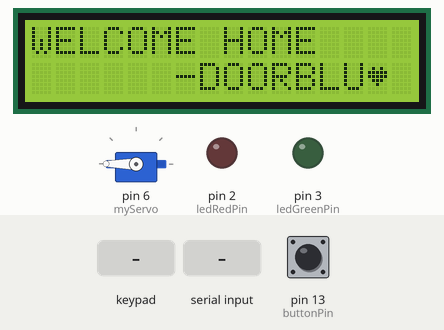
The sketch below on a simulated Arduino Leonardo, built with avr-gcc and run on an emulated ATmega32U4. Shown: 16×2 character LCD, servo, output pins drawn as LEDs (lit = HIGH). The inputs (shaded band) are chosen by the test bench; at power-on: pin 13 (buttonPin) LOW. What the sketch prints to the serial monitor is not drawn.

Above: at 1.9 s.
2.0 s: keypad keys 1 1 1 1 1 pressed 0.4 s apart
At 3.9 s:
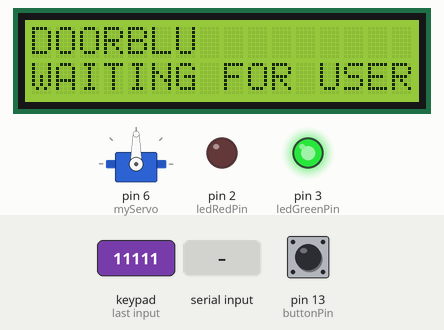
At 6.5 s:
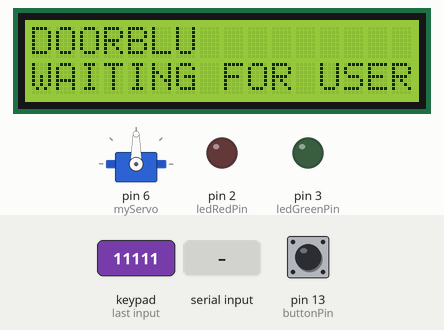
7.0 s: keypad keys 1 1 1 1 1 # pressed 0.4 s apart
At 10.2 s:
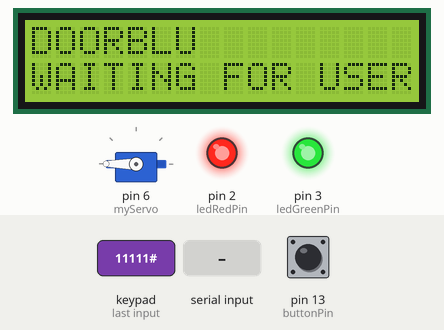
12.4 s: key 'A' pressed
15.0 s: "@" received over Serial
16.5 s: "@" received over the second serial link
18.0 s: pin 13 (buttonPin) pulled HIGH for 3.2 s
At 23.5 s:
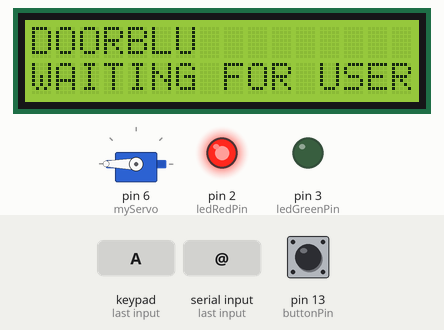
Timing chart, 0 to 23.7 s (numbered marks = the images above; inputs shaded):
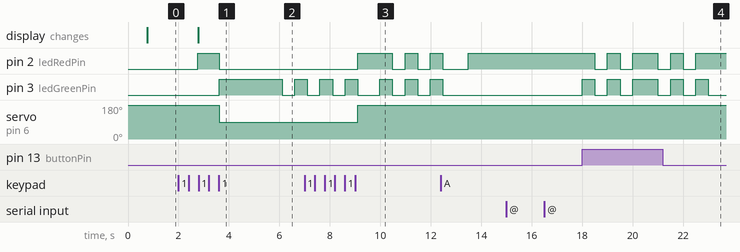

The sketch:

DoorBluMain.ino
```cpp
#include <SoftwareSerial.h>
#include <Servo.h>
#include <Wire.h>
#include <Keypad.h>
#include <LiquidCrystal_I2C.h>

LiquidCrystal_I2C LCD(0x27,4,5);
SoftwareSerial mySerial(5, 4); // RX, TX
Servo myServo;

const int buttonPin = 13;
int k = 1234;
bool Open = false;
bool tapped = false;
int ledRedPin = 2;
int ledGreenPin = 3;
int stage_display = 0;
float time_left = 0.0;


#define Password_Length 6
char Data[Password_Length];
char Master[Password_Length] = "11111";
byte data_count = 0, master_count = 0;
bool Pass_is_good;
bool door_open = 0;
char customKey;

const byte ROWS = 4;
const byte COLS = 4;

char hexaKeys[ROWS][COLS] = {
  {'1', '2', '3', 'A'},
  {'4', '5', '6', 'B'},
  {'7', '8', '9', 'C'},
  {'*', '0', '#', 'D'}
};

byte Heart[] = {
  B00000,
  B01010,
  B11111,
  B11111,
  B01110,
  B00100,
  B00000,
  B00000
};


byte rowPins[ROWS] = {7, 8, 9, 14};
byte colPins[COLS] = {10, 11, 12, 15};

Keypad customKeypad = Keypad(makeKeymap(hexaKeys), rowPins, colPins, ROWS, COLS);


void setup()
{
  LCD.init();
  LCD.backlight();
  LCD.begin(16, 2);

  // Create new characters:
  LCD.createChar(0, Heart);

  pinMode(ledRedPin, OUTPUT);
  pinMode(ledGreenPin, OUTPUT);
  pinMode(buttonPin, INPUT);
  // Open serial communications and wait for port to open:
  Serial.begin(9600);
  while (!Serial) {
    ; // wait for serial port to connect. Needed for Leonardo only
  }

  Serial.println("Goodnight moon!");

  delay(500);

  // set the data rate for the SoftwareSerial port
  mySerial.begin(9600);
  myServo.attach(6);
  myServo.write(180);
  mySerial.print("Wake up wake up wake up wake up wake up! Wake up wake up wake up wake up wake up!");
}

void loop() // run over and over
{

  switch(stage_display){
     case 0:
        LCD.clear();
        LCD.setCursor(0, 0);
        LCD.print("WELCOME HOME");
        LCD.setCursor(6, 1);
        LCD.print("-DOORBLU");
        LCD.write(byte(0));
        stage_display = 1;
        delay(2000);
        break;
     case 1:
        LCD.clear();
        LCD.setCursor(0, 0);
        LCD.print("DOORBLU");
        LCD.setCursor(0, 1);
        LCD.print("WAITING FOR USER");
        stage_display = 999;
        break;

     default:
        break;
  }

  customKey = customKeypad.getKey();
  if (customKey){
    if (door_open){
      door_open = 0;
      digitalWrite(ledRedPin, HIGH);
      digitalWrite(ledGreenPin, LOW);
      myServo.write(180);
    }
    else {
      Data[data_count] = customKey;
      Serial.println(Data[data_count]);
      data_count++;
    }
  }

  if(data_count == Password_Length-1){

    if(!strcmp(Data, Master)){
      Serial.println("Correct");
      door_open = 1;
      door_opened();
    }
    else{
      door_closed();
      Serial.println("Incorrect");
      delay(1000);
    }

    clearData();
  }
  digitalWrite(ledRedPin, HIGH);

  bool  buttonState = digitalRead(buttonPin);

  if (digitalRead(buttonPin) && k != 1234 ) { // Если кнопка нажата...
    door_closed();
  }
  if (digitalRead(buttonPin) && (k == 1234 && tapped == 0)) { // Если кнопка нажата...
    door_opened();
  }

  if (mySerial.available()) {
    mySerial.setTimeout(50);
    String s = mySerial.readString();

    Serial.println("Received: " + s);
    if (s[0] == '@') {
      k = s.substring(1, s.length() - 1).toInt();
      /*myServo.write(k);
        delay(500);*/
    }
  }

  if (Serial.available()) {
    String s = "";
    char c;
    while ((c = Serial.read()) != -1) {
      s += c;
      delay(10);
    }

    delay(10);

    Serial.println("Sent: " + s);

    mySerial.print(s);
  }
}

void door_closed(){
  digitalWrite(ledRedPin, HIGH);
  digitalWrite(ledGreenPin, HIGH);
  delay(500);
  digitalWrite(ledRedPin, LOW);
  digitalWrite(ledGreenPin, LOW);
  delay(500);
  digitalWrite(ledRedPin, HIGH);
  digitalWrite(ledGreenPin, HIGH);
  delay(500);
  digitalWrite(ledRedPin, LOW);
  digitalWrite(ledGreenPin, LOW);
  delay(500);
  digitalWrite(ledRedPin, HIGH);
  digitalWrite(ledGreenPin, HIGH);
  delay(500);
  digitalWrite(ledRedPin, LOW);
  digitalWrite(ledGreenPin, LOW);
}

void door_opened(){
  digitalWrite(ledRedPin, LOW);
  myServo.write(90);
  digitalWrite(ledGreenPin, HIGH);
  delay(2500);
  digitalWrite(ledGreenPin, LOW);
  delay(500);
  digitalWrite(ledGreenPin, HIGH);
  delay(500);
  digitalWrite(ledGreenPin, LOW);
  delay(500);
  digitalWrite(ledGreenPin, HIGH);
  delay(500);
  digitalWrite(ledGreenPin, LOW);
  delay(500);
  digitalWrite(ledGreenPin, HIGH);
  delay(500);
  digitalWrite(ledGreenPin, LOW);
  myServo.write(180);
  digitalWrite(ledRedPin, HIGH);
}

void clearData(){
  while(data_count !=0){
    Data[data_count--] = 0;
  }
  return;
}
```

Measured:
- after the input at 2.0 s, pin 3 (ledGreenPin): LOW → HIGH after 1.6 s, → LOW 2.5 s later, → HIGH 0.50 s later; servo on pin 6 (myServo): 180° → 90° after 1.6 s
- after the input at 15.0 s, every drawn part: stays the same
- after the input at 16.5 s, every drawn part: stays the same
- after the input at 18.0 s, pin 2 (ledRedPin): HIGH → LOW after 0.50 s, → HIGH 0.50 s later, → LOW 0.50 s later, → HIGH 0.50 s later, … (8 changes in this stretch); pin 3 (ledGreenPin): LOW → HIGH at once, → LOW 0.50 s later, → HIGH 0.50 s later, → LOW 0.50 s later, … (10 changes in this stretch)
